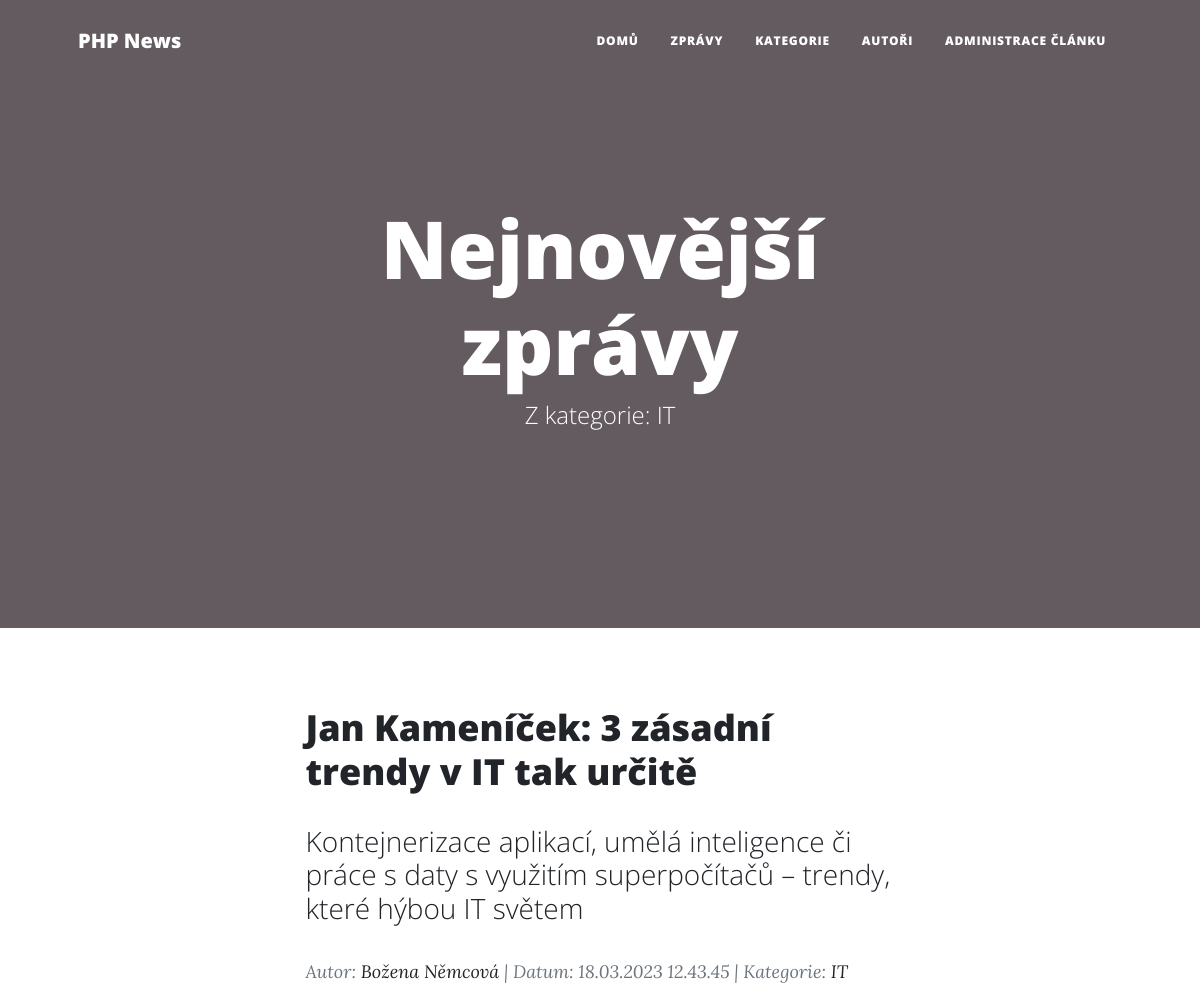
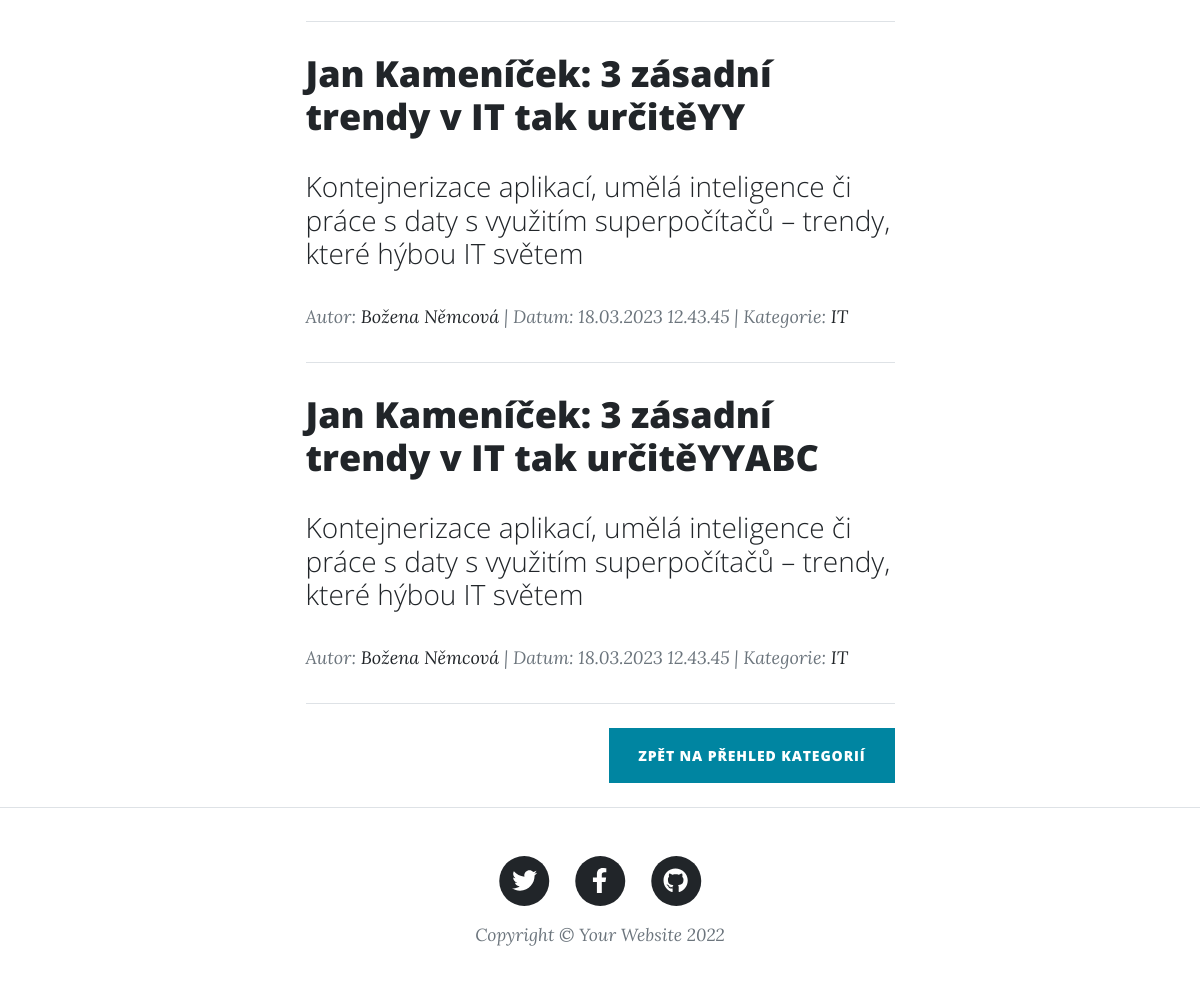
The app's page /posts_by_category.php?id=1 with its own data (2 pictures, top to bottom).
### tables this page shows
CREATE TABLE `tbCategories` (
  `Id` int(11) NOT NULL,
  `CatName` varchar(50) NOT NULL,
  `Description` varchar(100) NOT NULL
);

CREATE TABLE `tbPost` (
  `Id` int(11) NOT NULL,
  `IdAuthor` int(11) NOT NULL,
  `IdCategory` int(11) NOT NULL,
  `Title` varchar(200) NOT NULL,
  `Date` datetime NOT NULL DEFAULT current_timestamp(),
  `Content` text NOT NULL,
  `Preview` text NOT NULL,
  `Active` tinyint(1) NOT NULL
);

CREATE TABLE `tbAuthors` (
  `Id` int(11) NOT NULL,
  `Name` varchar(50) NOT NULL,
  `Surname` varchar(50) NOT NULL,
  `AuthDesc` varchar(200) NOT NULL,
  `Email` varchar(100) DEFAULT NULL,
  `Password` varchar(150) DEFAULT NULL,
  `IsAdmin` tinyint(1) NOT NULL
);

### Model/BaseRepository.php (called while the page is built, shortened)
<?php
abstract class BaseRepository
{
    public function __construct(Database $db)
    {
        $this->db = $db;
    }
}

### Model/CategoryRepository.php (called while the page is built, shortened)
<?php
class CategoryRepository extends BaseRepository
{
    public function getCategory($catId)
    {
        $sql = 'SELECT * FROM tbCategories c
                WHERE c.Id = :id';
        $params = [
            ':id' => $catId,
        ];
        return $this->db->selectSingle($sql, $params);
    }
}

### Model/Database.php (called while the page is built, shortened)
<?php
class Database
{
    private $conn;
    public function __construct()
    {
        $this->conn = new PDO('mysql:host=' . self::HOST . ';dbname=' . self::DBNAME,
            self::USER,
            self::PASSWORD, [
                PDO::ATTR_ERRMODE => PDO::ERRMODE_EXCEPTION,
            ]);
        $this->conn->query('SET NAMES utf8');
    }
    public function select($sql, $params = [])
    {
        $stmt = $this->execute($sql, $params);
        return $stmt->fetchAll();
    }
    public function selectSingle($sql, $params = [])
    {
        $stmt = $this->execute($sql, $params);
        return $stmt->fetch();
    }
    private function execute($sql, $params = [])
    {
        $stmt = $this->conn->prepare($sql);
        $stmt->execute($params);
        return $stmt;
    }
}

### Model/PostRepository.php (called while the page is built, shortened)
<?php
class PostRepository extends BaseRepository
{
    public function getPostsByCat($catId)
    {
        $sql = 'SELECT p.*, a.Id as IdAut, a.Name, a.Surname, c.Id as IdCat, c.CatName FROM tbPost p
                INNER JOIN tbAuthors a on a.Id = p.IdAuthor
                INNER JOIN tbCategories c on c.Id = p.IdCategory
                WHERE c.Id = :id AND p.Active = true';
        $params = [
            ':id' => $catId,
        ];
        return $this->db->select($sql, $params);
    }
}

### posts_by_category.php (the view, shortened to what this page needs)
<?php
require 'Model\Database.php';
require 'Model\BaseRepository.php';
require 'Model\PostRepository.php';
require 'Model\CategoryRepository.php';
$db = new Database();
$sr = new PostRepository($db);
$x = new CategoryRepository($db);
$posts = $sr->getPostsByCat($_GET['id']);
$category = $x->getCategory($_GET['id']);
?>
<!DOCTYPE html>
<html lang="en">
<head>
    <link href="css/styles.css" rel="stylesheet" />
</head>
<body>
<nav class="navbar navbar-expand-lg navbar-light" id="mainNav">
    <div class="container px-4 px-lg-5">
        <a class="navbar-brand" href="index.php">PHP News</a>
        <div class="collapse navbar-collapse" id="navbarResponsive">
            <ul class="navbar-nav ms-auto py-4 py-lg-0">
                <li class="nav-item"><a class="nav-link px-lg-3 py-3 py-lg-4" href="index.php">Domů</a></li>
                <li class="nav-item"><a class="nav-link px-lg-3 py-3 py-lg-4" href="all_posts.php">Zprávy</a></li>
                <li class="nav-item"><a class="nav-link px-lg-3 py-3 py-lg-4" href="category.php">Kategorie</a></li>
                <li class="nav-item"><a class="nav-link px-lg-3 py-3 py-lg-4" href="author.php">Autoři</a></li>
                <li class="nav-item"><a class="nav-link px-lg-3 py-3 py-lg-4" href="admin.php">Administrace článku</a></li>
            </ul>
        </div>
    </div>
</nav>
<header class="masthead" style="background-image: url('assets/img/home-bg.jpg')">
    <div class="container position-relative px-4 px-lg-5">
        <div class="row gx-4 gx-lg-5 justify-content-center">
            <div class="col-md-10 col-lg-8 col-xl-7">
                <div class="site-heading">
                    <h1>Nejnovější zprávy</h1>
                    <span class="subheading">Z kategorie: <?=  $category['CatName'] ?></span>
                </div>
            </div>
        </div>
    </div>
</header>
<div class="container px-4 px-lg-5">
    <div class="row gx-4 gx-lg-5 justify-content-center">
        <div class="col-md-10 col-lg-8 col-xl-7">
            <?php foreach ($posts as $post): ?>
                <div class="post-preview">
                    <a href="post_detail.php?id=<?= $post['Id'] ?>">
                        <h2 class="post-title"><?= $post['Title'] ?></h2>
                        <h3 class="post-subtitle"><?= $post['Preview'] ?></h3>
                    </a>
                    <p class="post-meta">
                        Autor:
                        <a href="post_by_author.php?id=<?= $post['IdAut'] ?>"><?= $post['Name'] . " " . $post['Surname'] ?></a>
                        | Datum: <?= date_format(new DateTime($post['Date']), 'd.m.Y H.i.s'); ?>
                        | Kategorie: <a href="posts_by_category.php?id=<?= $post['IdCat'] ?>"><?= $post['CatName'] ?> </a>
                    </p>
                </div>
                <hr class="my-4" />
            <?php endforeach; ?>
            <div class="d-flex justify-content-end mb-4"><a class="btn btn-primary text-uppercase" href="category.php">Zpět na přehled kategorií</a></div>
        </div>
    </div>
</div>
<footer class="border-top">
    <div class="container px-4 px-lg-5">
        <div class="row gx-4 gx-lg-5 justify-content-center">
            <div class="col-md-10 col-lg-8 col-xl-7">
                <ul class="list-inline text-center">
                    <li class="list-inline-item">
                        <a href="#!">
                                    <span class="fa-stack fa-lg">
                                        <i class="fas fa-circle fa-stack-2x"></i>
                                        <i class="fab fa-twitter fa-stack-1x fa-inverse"></i>
                                    </span>
                        </a>
                    </li>
                    <li class="list-inline-item">
                        <a href="#!">
                                    <span class="fa-stack fa-lg">
                                        <i class="fas fa-circle fa-stack-2x"></i>
                                        <i class="fab fa-facebook-f fa-stack-1x fa-inverse"></i>
                                    </span>
                        </a>
                    </li>
                    <li class="list-inline-item">
                        <a href="#!">
                                    <span class="fa-stack fa-lg">
                                        <i class="fas fa-circle fa-stack-2x"></i>
                                        <i class="fab fa-github fa-stack-1x fa-inverse"></i>
                                    </span>
                        </a>
                    </li>
                </ul>
                <div class="small text-center text-muted fst-italic">Copyright &copy; Your Website 2022</div>
            </div>
        </div>
    </div>
</footer>
</body>
</html>

### records on screen
tbcategories: CatName "IT"
tbpost: Title "Jan Kameníček: 3 zásadní trendy v IT tak určitě", Preview "Kontejnerizace aplikací, umělá inteligence či práce s daty s využitím superpočítačů – trendy, které hýbou IT světem", IdAuthor.Name "Božena", IdAuthor.Surname "Němcová", Date "18.03.2023 12.43.45", IdCategory.CatName "IT"
tbpost: Title "Jan Kameníček: 3 zásadní trendy v IT tak určitěYY", Preview "Kontejnerizace aplikací, umělá inteligence či práce s daty s využitím superpočítačů – trendy, které hýbou IT světem", IdAuthor.Name "Božena", IdAuthor.Surname "Němcová", Date "18.03.2023 12.43.45", IdCategory.CatName "IT"
tbpost: Title "Jan Kameníček: 3 zásadní trendy v IT tak určitěYYABC", Preview "Kontejnerizace aplikací, umělá inteligence či práce s daty s využitím superpočítačů – trendy, které hýbou IT světem", IdAuthor.Name "Božena", IdAuthor.Surname "Němcová", Date "18.03.2023 12.43.45", IdCategory.CatName "IT"
